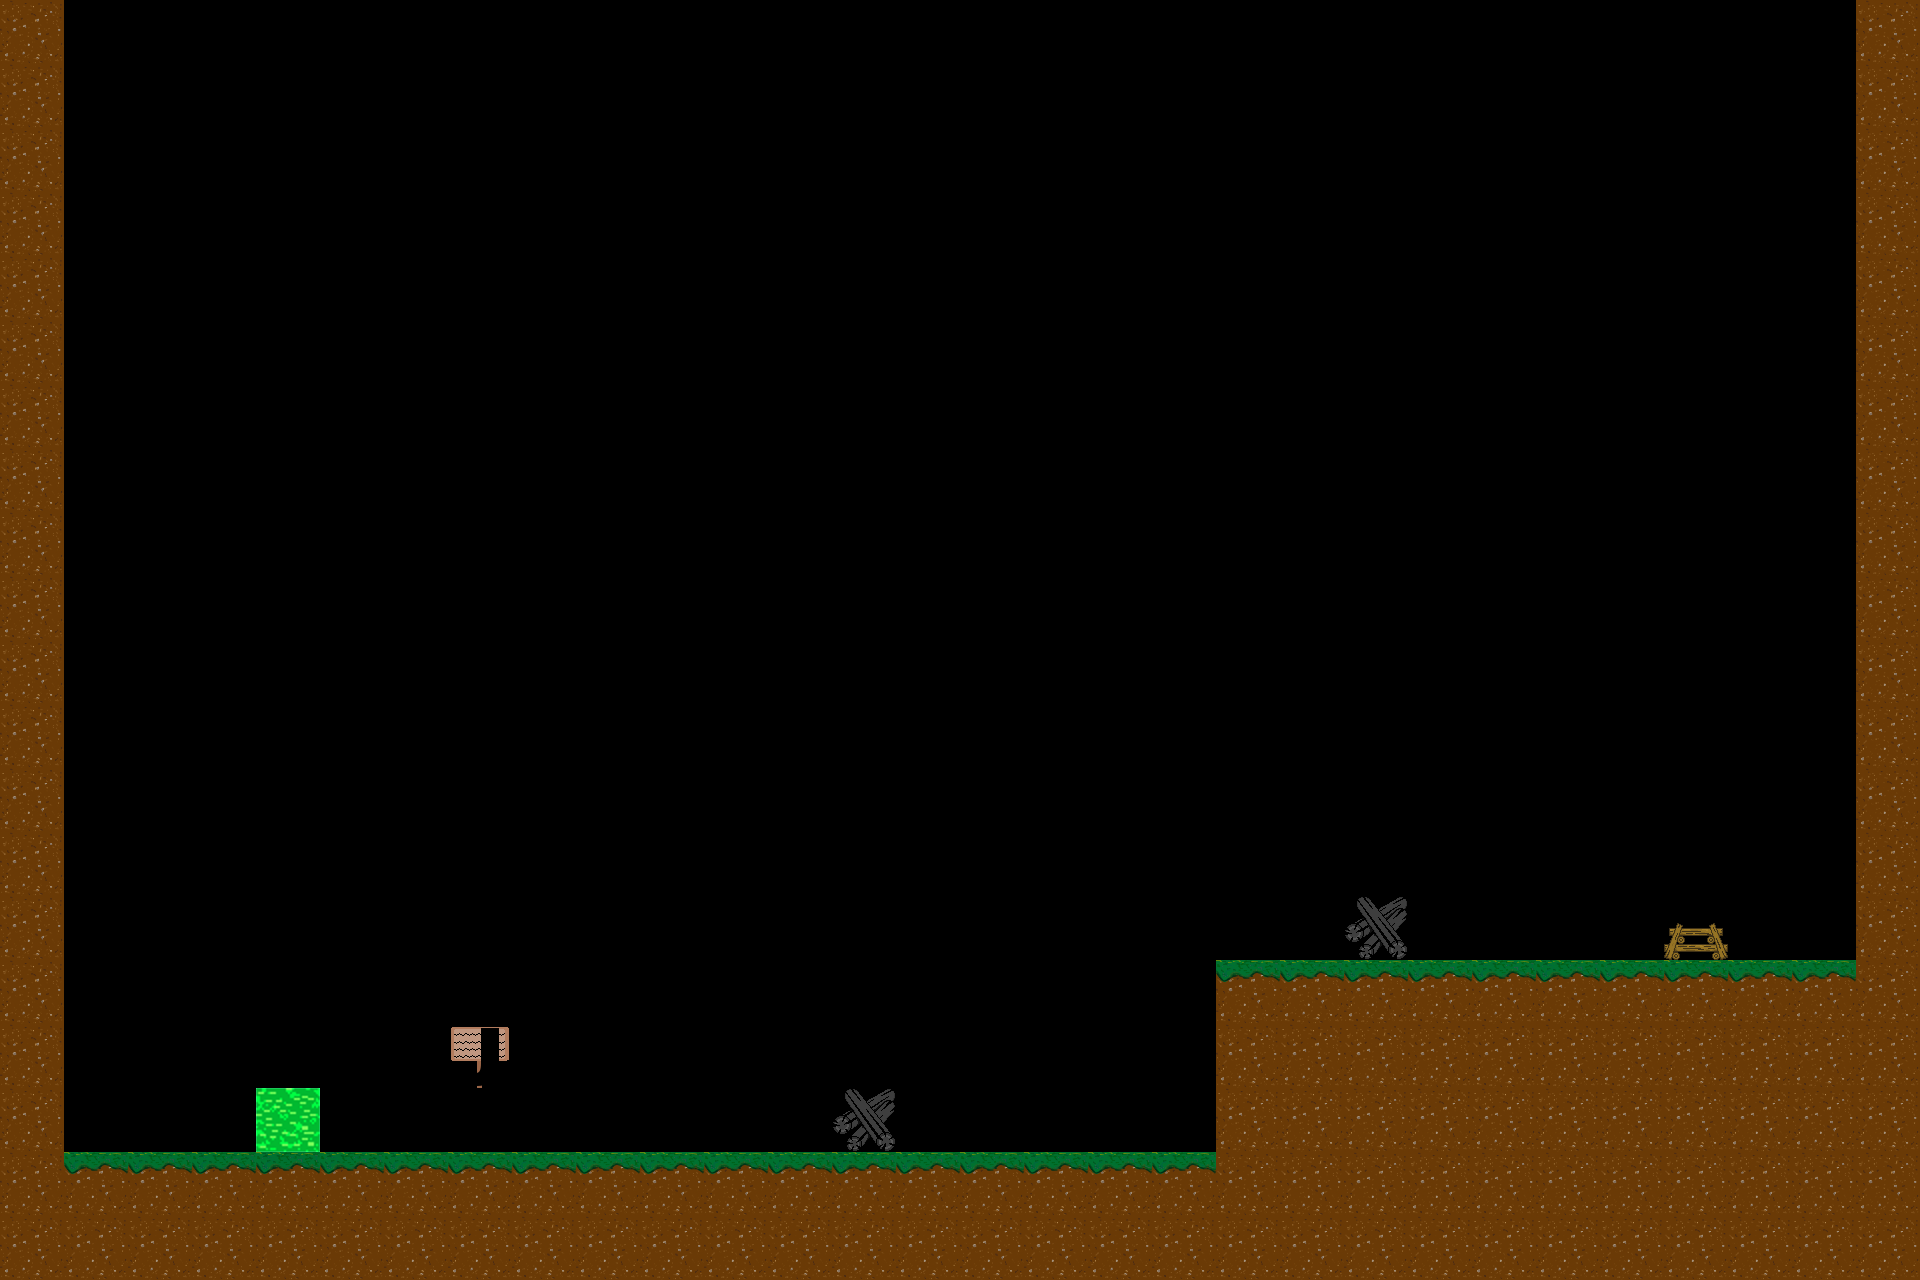

A 2D game scene composited from a Tiled map and its tileset images. What follows is a short description and the map's XML, with every tile layer's data as written:
An orthogonal 30x20 tile map with 64x64 px tiles, 1 tile layer (タイル・レイヤー1).

<map version="1.0" orientation="orthogonal" renderorder="right-down" width="30" height="20" tilewidth="64" tileheight="64" nextobjectid="1">
 <tileset firstgid="1" name="TileMapSource" tilewidth="64" tileheight="64" tilecount="36" columns="4">
  <image source="../../TeamWorkGame/TeamWorkGame/TeamWorkGameContent/Texture/TileMapSource.png" width="256" height="576" />
 </tileset>
 <layer name="タイル・レイヤー1" width="30" height="20">
  <data encoding="csv">
2,0,0,0,0,0,0,0,0,0,0,0,0,0,0,0,0,0,0,0,0,0,0,0,0,0,0,0,0,2,
2,0,0,0,0,0,0,0,0,0,0,0,0,0,0,0,0,0,0,0,0,0,0,0,0,0,0,0,0,2,
2,0,0,0,0,0,0,0,0,0,0,0,0,0,0,0,0,0,0,0,0,0,0,0,0,0,0,0,0,2,
2,0,0,0,0,0,0,0,0,0,0,0,0,0,0,0,0,0,0,0,0,0,0,0,0,0,0,0,0,2,
2,0,0,0,0,0,0,0,0,0,0,0,0,0,0,0,0,0,0,0,0,0,0,0,0,0,0,0,0,2,
2,0,0,0,0,0,0,0,0,0,0,0,0,0,0,0,0,0,0,0,0,0,0,0,0,0,0,0,0,2,
2,0,0,0,0,0,0,0,0,0,0,0,0,0,0,0,0,0,0,0,0,0,0,0,0,0,0,0,0,2,
2,0,0,0,0,0,0,0,0,0,0,0,0,0,0,0,0,0,0,0,0,0,0,0,0,0,0,0,0,2,
2,0,0,0,0,0,0,0,0,0,0,0,0,0,0,0,0,0,0,0,0,0,0,0,0,0,0,0,0,2,
2,0,0,0,0,0,0,0,0,0,0,0,0,0,0,0,0,0,0,0,0,0,0,0,0,0,0,0,0,2,
2,0,0,0,0,0,0,0,0,0,0,0,0,0,0,0,0,0,0,0,0,0,0,0,0,0,0,0,0,2,
2,0,0,0,0,0,0,0,0,0,0,0,0,0,0,0,0,0,0,0,0,0,0,0,0,0,0,0,0,2,
2,0,0,0,0,0,0,0,0,0,0,0,0,0,0,0,0,0,0,0,0,0,0,0,0,0,0,0,0,2,
2,0,0,0,0,0,0,0,0,0,0,0,0,0,0,0,0,0,0,0,0,0,0,0,0,0,0,0,0,2,
2,0,0,0,0,0,0,0,0,0,0,0,0,0,0,0,0,0,0,0,0,8,0,0,0,0,10,0,0,2,
2,0,0,0,0,0,0,0,0,0,0,0,0,0,0,0,0,0,0,3,3,3,3,3,3,3,3,3,3,2,
2,0,0,0,0,0,0,20,0,0,0,0,0,0,0,0,0,0,0,2,2,2,2,2,2,2,2,2,2,2,
2,0,0,0,1,0,0,0,0,0,0,0,0,8,0,0,0,0,0,2,2,2,2,2,2,2,2,2,2,2,
2,3,3,3,3,3,3,3,3,3,3,3,3,3,3,3,3,3,3,2,2,2,2,2,2,2,2,2,2,2,
2,2,2,2,2,2,2,2,2,2,2,2,2,2,2,2,2,2,2,2,2,2,2,2,2,2,2,2,2,2
</data>
 </layer>
</map>
